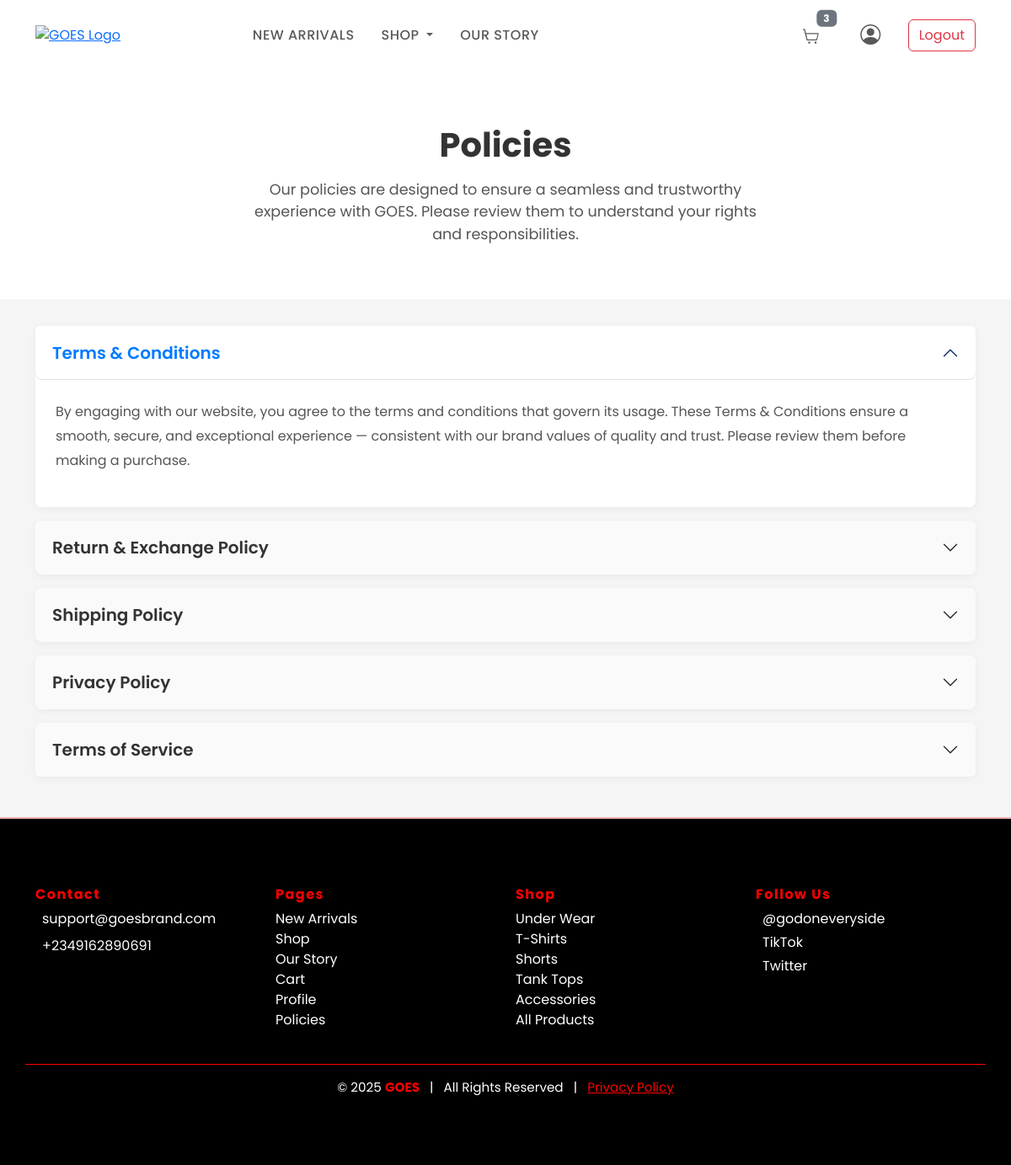
Page /policies/ (signed in) on the committed database.
### GOESApp/models.py (models this page shows, shortened)
class Category(models.Model):
    name = models.CharField(max_length=100, blank=True, null=True)
    description = models.TextField(blank=True, null=True)
    class Meta:
        verbose_name = "Category"
        verbose_name_plural = "Categories"

### GOESApp/views.py (the view)
# urls.py: path('policies/', views.policies, name='policies'),
def policies(request):
    categories = Category.objects.all()
    cart_count = Cart.objects.get(user=request.user).items.count() if request.user.is_authenticated else 0
    context = {
        'categories': categories,
        'cart_count': cart_count,
    }
    return render(request, 'GOESAPP/policies.html', context)

### GOESApp/context_processors.py (called while the page is built)
def cart_item_count(request):
    count = 0
    try:
        if request.user.is_authenticated:
            cart = Cart.objects.get(user=request.user)
        else:
            session_key = request.session.session_key
            if not session_key:
                request.session.create()
            session_key = request.session.session_key
            cart = Cart.objects.get(session_key=session_key)
        if cart:
            count = sum(item.quantity for item in cart.items.all())
    except Cart.DoesNotExist:
        pass
    return {'cart_count': count}

### GOESApp/templates/GOESAPP/policies.html (shortened to what this page needs)
{% load static %}
<!DOCTYPE html>
<html lang="en">
<head>
  <link href="https://cdn.jsdelivr.net/npm/bootstrap@5.3.0/dist/css/bootstrap.min.css" rel="stylesheet">
  <link href="https://cdn.jsdelivr.net/npm/bootstrap-icons@1.10.5/font/bootstrap-icons.css" rel="stylesheet">
</head>
<body>
  <nav class="navbar navbar-expand-lg navbar-light bg-white py-3">
    <div class="container">
      <div class="mcb-column-inner mfn-module-wrapper mcb-column-inner-hh9pp43d mcb-item-header_logo-inner">
        <a class="logo-wrapper" href="{% url 'home' %}">
          <img style="width:100px;" src="{% static 'images/LOGO_20_TRANS[1].png'%}" alt="GOES Logo" />
        </a>
      </div>
      <div class="collapse navbar-collapse" id="navMenu">
        <ul class="navbar-nav mx-auto">
          <li class="nav-item">
            <a class="nav-link" href="{% url 'shop' %}">New Arrivals</a>
          </li>
          <li class="nav-item dropdown">
            <a class="nav-link dropdown-toggle" href="#" id="collectionsDropdown" role="button" data-bs-toggle="dropdown" aria-expanded="false">
              Shop
            </a>
          </li>
          <li class="nav-item">
            <a class="nav-link" href="{% url 'our_story' %}">Our Story</a>
          </li>
        </ul>
        <ul class="navbar-nav ms-auto align-items-center">
          {% if user.is_authenticated %}
            <li class="nav-item me-3">
              <a class="nav-link position-relative" href="{% url 'cart' %}">
                {% if cart_count > 0 %}
                  <span class="badge bg-secondary position-absolute top-0 start-100 translate-middle">{{ cart_count }}</span>
                {% endif %}
              </a>
            </li>
            <li class="nav-item me-3">
              <a class="nav-link" href="{% url 'profile' %}" title="Your Account">
                <i class="bi bi-person-circle" style="font-size: 1.5rem;"></i>
              </a>
            </li>
            <li class="nav-item">
              <a class="btn btn-outline-danger" href="{% url 'logout_user' %}">Logout</a>
            </li>
          {% endif %}
        </ul>
      </div>
    </div>
  </nav>
  <section class="header-section">
    <h1>Policies</h1>
    <p>Our policies are designed to ensure a seamless and trustworthy experience with GOES. Please review them to understand your rights and responsibilities.</p>
  </section>
  <section class="policy-section">
    <div class="container">
      <div class="accordion" id="policyAccordion">
        <div class="accordion-item">
          <h2 class="accordion-header" id="headingTerms">
            <button class="accordion-button" type="button" data-bs-toggle="collapse" data-bs-target="#collapseTerms" aria-expanded="true" aria-controls="collapseTerms">
              Terms & Conditions
            </button>
          </h2>
          <div id="collapseTerms" class="accordion-collapse collapse show" aria-labelledby="headingTerms" data-bs-parent="#policyAccordion">
            <div class="accordion-body">
              <p>By engaging with our website, you agree to the terms and conditions that govern its usage. These Terms & Conditions ensure a smooth, secure, and exceptional experience — consistent with our brand values of quality and trust. Please review them before making a purchase.</p>
            </div>
          </div>
        </div>
        <div class="accordion-item">
          <h2 class="accordion-header" id="headingReturns">
            <button class="accordion-button collapsed" type="button" data-bs-toggle="collapse" data-bs-target="#collapseReturns" aria-expanded="false" aria-controls="collapseReturns">
              Return & Exchange Policy
            </button>
          </h2>
        </div>
        <div class="accordion-item">
          <h2 class="accordion-header" id="headingShipping">
            <button class="accordion-button collapsed" type="button" data-bs-toggle="collapse" data-bs-target="#collapseShipping" aria-expanded="false" aria-controls="collapseShipping">
              Shipping Policy
            </button>
          </h2>
        </div>
        <div class="accordion-item">
          <h2 class="accordion-header" id="headingPrivacy">
            <button class="accordion-button collapsed" type="button" data-bs-toggle="collapse" data-bs-target="#collapsePrivacy" aria-expanded="false" aria-controls="collapsePrivacy">
              Privacy Policy
            </button>
          </h2>
        </div>
        <div class="accordion-item">
          <h2 class="accordion-header" id="headingTermsOfService">
            <button class="accordion-button collapsed" type="button" data-bs-toggle="collapse" data-bs-target="#collapseTermsOfService" aria-expanded="false" aria-controls="collapseTermsOfService">
              Terms of Service
            </button>
          </h2>
        </div>
      </div>
    </div>
  </section>
			<footer id="mfn-footer-template" class="text-white" style="background-color: #000 !important; font-family: 'Poppins', sans-serif; border-top: 2px solid  #ffb3b3;">
			<div class="container py-5">
				<div class="row gy-4">
				<div class="col-12 col-sm-6 col-md-3">
					<h6 style="color:  red; font-weight: 700; letter-spacing: 1.5px;">Contact</h6>
					<p class="mb-2" style="font-size: 1rem;">
					<a href="mailto:support@goesbrand.com" class="text-white text-decoration-none">support@goesbrand.com</a>
					</p>
					<p style="font-size: 1rem;">
					<a href="tel:+2349162890691" class="text-white text-decoration-none">+2349162890691</a>
					</p>
				</div>
				<div class="col-12 col-sm-6 col-md-3">
					<h6 style="color: red; font-weight: 700; letter-spacing: 1.5px;">Pages</h6>
					<ul class="list-unstyled" style="font-size: 1rem;">
					<li><a href="{% url 'shop' %}" class="text-white text-decoration-none">New Arrivals</a></li>
					<li><a href="{% url 'shop' %}" class="text-white text-decoration-none">Shop</a></li>
					<li><a href="{% url 'our_story' %}" class="text-white text-decoration-none">Our Story</a></li>
					<li><a href="{% url 'cart' %}" class="text-white text-decoration-none">Cart</a></li>
					<li><a href="{% url 'profile' %}" class="text-white text-decoration-none">Profile</a></li>
					<li><a href="{% url 'policies' %}" class="text-white text-decoration-none">Policies</a></li>
					</ul>
				</div>
				<div class="col-12 col-sm-6 col-md-3">
					<h6 style="color:  red; font-weight: 700; letter-spacing: 1.5px;">Shop</h6>
					<ul class="list-unstyled" style="font-size: 1rem;">
					{% for category in categories %}
						<li><a href="{% url 'shop' %}?category={{ category.id }}" class="text-white text-decoration-none" >{{ category.name }}</a></li>
					{% empty %}
						<li class="text-muted">No collections found.</li>
					{% endfor %}
					</ul>
				</div>
				<div class="col-12 col-sm-6 col-md-3">
					<h6 style="color:  red; font-weight: 700; letter-spacing: 1.5px;">Follow Us</h6>
					<p class="mb-1" style="font-size: 1rem;">
					<a href="https://www.instagram.com/godoneveryside/" target="_blank" class="text-white text-decoration-none">@godoneveryside</a>
					</p>
					<p class="mb-1" style="font-size: 1rem;">
					<a href="https://www.tiktok.com/@godoneveryside" target="_blank" class="text-white text-decoration-none">TikTok</a>
					</p>
					<p style="font-size: 1rem;">
					<a href="https://twitter.com/godoneveryside" target="_blank" class="text-white text-decoration-none">Twitter</a>
					</p>
				</div>
				</div>
				<div class="row mt-4 pt-3 border-top" style="border-color:  red !important;">
				<div class="col text-center" style="font-size: 0.95rem;">
					<span>© 2025 <strong style="color:  red;">GOES</strong></span>
					<span class="mx-2">|</span>
					<span>All Rights Reserved</span>
					<span class="mx-2">|</span>
					<a href="{% url 'policies' %}" class="text-decoration-underline" style="color:  red;">Privacy Policy</a>
				</div>
				</div>
			</div>
			</footer>
</body>
</html>

### GOESApp/templates/GOESAPP/policies.html (style rules this page uses)
body { font-family: 'Poppins', sans-serif; color: #333; background: #f5f5f5; }
.nav-link { text-transform: uppercase; font-weight: 500; letter-spacing: .5px; margin: 0 .5rem; }
.header-section { padding: 4rem 0; background: #fff; text-align: center; }
.header-section h1 { font-size: 2.5rem; font-weight: 700; margin-bottom: 1rem; }
.header-section p { font-size: 1.1rem; color: #555; max-width: 600px; margin: 0 auto; }
.policy-section { padding: 2rem 0; }
.accordion-item { border: none; margin-bottom: 1rem; border-radius: 8px; box-shadow: 0 2px 10px rgba(0, 0, 0, 0.05); }
.accordion-button { font-size: 1.25rem; font-weight: 600; color: #333; background: #fafafa; border-radius: 8px !important; padding: 1.25rem; transition: background 0.3s ease; }
.accordion-button:not(.collapsed) { background: #fff; color: #007bff; }
.accordion-body { padding: 1.5rem; background: #fff; border-radius: 0 0 8px 8px; line-height: 1.8; color: #555; }
footer { margin-top: 0; padding: 2rem 0; background: #fafafa; }

### rows in the picture
Category: name "Under Wear"
Category: name "T-Shirts"
Category: name "Shorts"
Category: name "Tank Tops"
Category: name "Accessories"
Category: name "All Products"

### other values in the picture
{{ cart_count }} "3"
